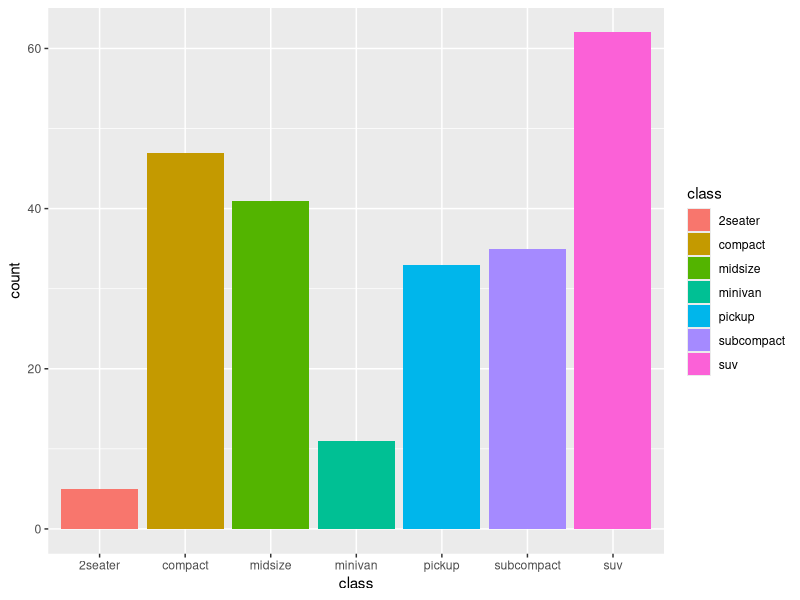
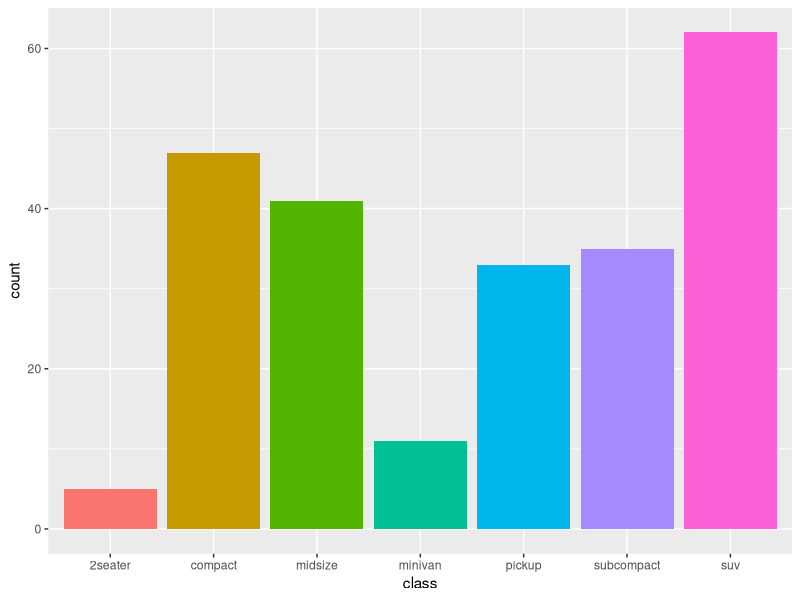
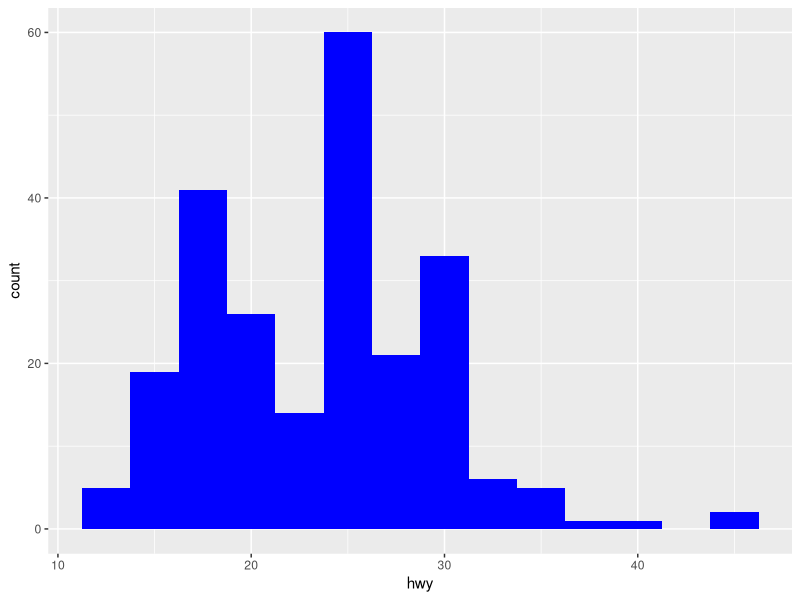
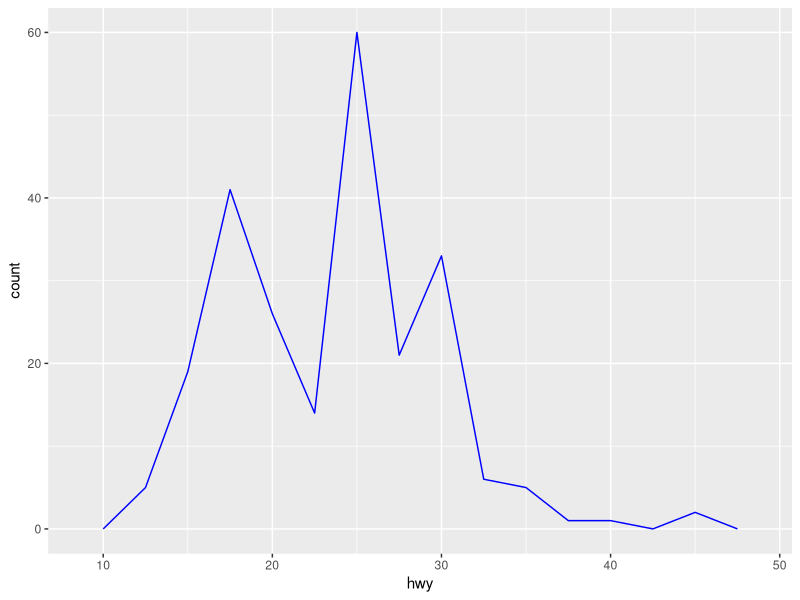
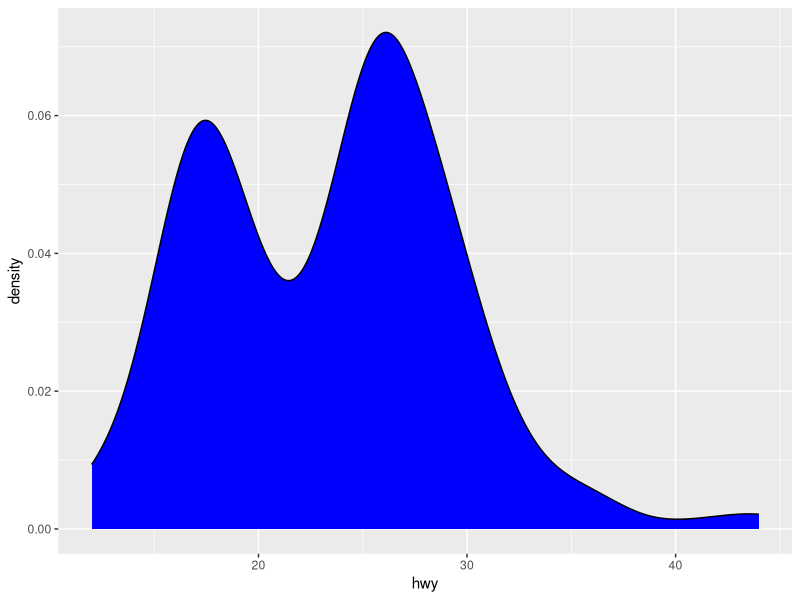
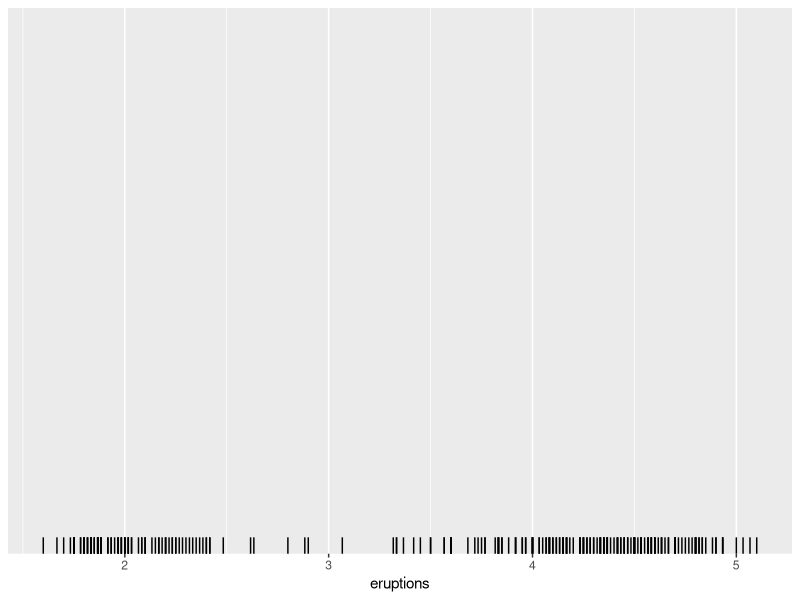
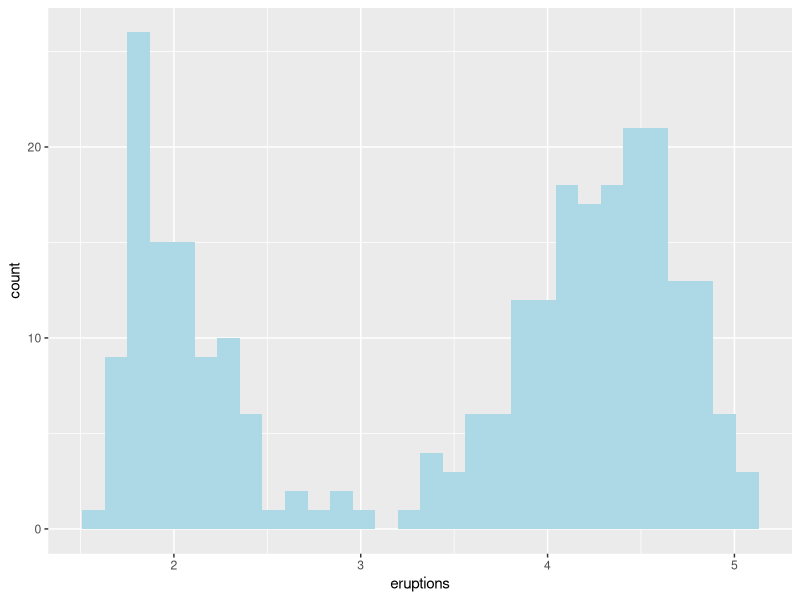
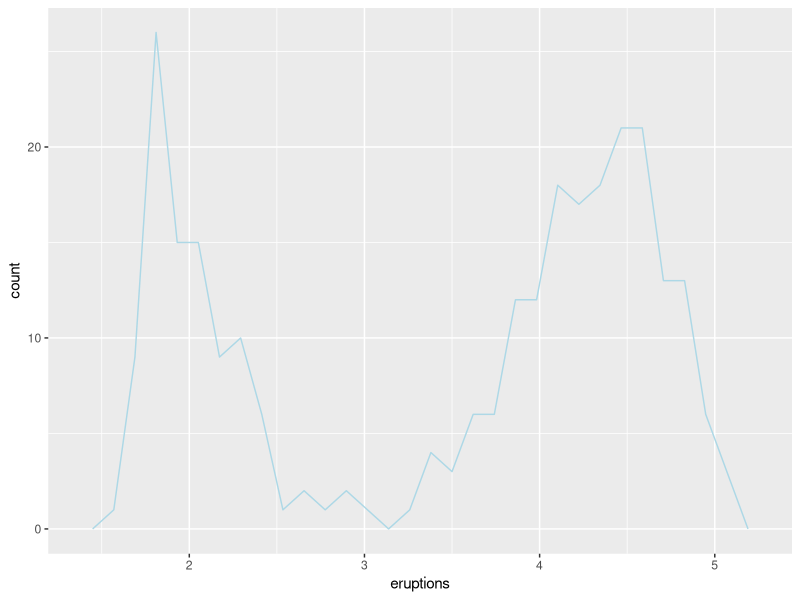

These figures' R source, in order:
## ---- chunk 1
knitr::opts_chunk$set(echo = TRUE)
library(tidyverse)
## ---- chunk 2
ggplot(data = mpg, mapping = aes(x = class, fill = class)) +
  geom_bar()
## ---- chunk 3
class_count <- mpg %>% 
  group_by(class) %>% 
  summarize(count = n())
class_count %>% print()
ggplot(data = class_count, mapping = aes(x = class, y = count, fill = class)) +
  geom_col(show.legend = FALSE)
## ---- chunk 4
ggplot(data = mpg, mapping = aes(x = hwy)) +
  geom_histogram(fill = "blue", binwidth = 2.5)
## ---- chunk 5
ggplot(data = mpg, mapping = aes(x = hwy)) +
  geom_freqpoly(color = "blue", binwidth = 2.5)
## ---- chunk 6
ggplot(data = mpg, mapping = aes(x = hwy)) +
  geom_density(fill = "blue")
## ---- chunk 7
ggplot(data = faithful, mapping = aes(x = eruptions)) +
  geom_rug()
## ---- chunk 8
ggplot(data = faithful, mapping = aes(x = eruptions)) +
  geom_histogram(fill = "lightblue")
ggplot(data = faithful, mapping = aes(x = eruptions)) +
  geom_freqpoly(color = "lightblue")
ggplot(data = faithful, mapping = aes(x = eruptions)) +
  geom_density(fill = "lightblue")
ggplot(data = faithful, mapping = aes(x = eruptions)) +
  geom_rug()
ggplot(data = faithful, mapping = aes(x = eruptions)) +
  geom_histogram(aes(y = stat(density)), fill = "lightgreen") +
  geom_density(fill = "blue", alpha = 0.3) +
  geom_rug(color = "red")
## ---- chunk 9
ggplot(data = mpg, mapping = aes(x = class, y = hwy, fill = class)) +
  geom_violin(show.legend = FALSE)
## ---- chunk 10
ggplot(data = mpg, mapping = aes(x = class, y = hwy, fill = class)) +
  geom_boxplot(show.legend = FALSE)
## ---- chunk 11
ggplot(data = mpg, mapping = aes(x = class, y = hwy, fill = class)) +
  geom_violin(show.legend = FALSE) +
  geom_boxplot(show.legend = FALSE, width = 0.05, fill = "grey")
## ---- chunk 12
ggplot(data = mpg, mapping = aes(x = displ, y = hwy)) +
  geom_point() 
## ---- chunk 13
ggplot(data = mpg, mapping = aes(x = displ, y = hwy)) +
  geom_jitter()
## ---- chunk 14
ggplot(data = mpg, mapping = aes(x = displ, y = hwy)) +
  geom_path()
## ---- chunk 15
ggplot(data = mpg, mapping = aes(x = displ, y = hwy)) +
  geom_line() 
## ---- chunk 16
b <- ggplot(mtcars, aes(wt, mpg)) +
  geom_point()
b

df <- data.frame(x1 = 2.62, x2 = 3.57, y1 = 21.0, y2 = 15.0)
b +
  geom_curve(aes(x = x1, y = y1, xend = x2, yend = y2, colour = "curve"), data = df) +
  geom_segment(aes(x = x1, y = y1, xend = x2, yend = y2, colour = "segment"), data = df)
## ---- chunk 17
# Create the data from for this problem
plot_data <- data.frame(year = time(LakeHuron), level = as.vector(LakeHuron))
ggplot(data = plot_data, mapping = aes(x = year, y = level)) +
  geom_ribbon(mapping = aes(ymin = level - 1, ymax = level + 1),
              fill = "lightblue") +
  geom_path(size = 1, color = "blue")
## ---- chunk 18
ggplot(data = faithful, aes(x = eruptions)) +
  geom_density(fill = "blue")
## ---- chunk 19
ggplot(data = faithful, aes(x = waiting)) +
  geom_density(fill = "blue")
## ---- chunk 20
m <- ggplot(faithful, aes(x = waiting, y = eruptions)) +
 geom_point() +
 ylim(0.5, 6) +
 xlim(40, 110)
print(m)
m + geom_density_2d()
m + stat_density_2d(aes(fill = stat(level)), geom = "polygon")
## ---- chunk 21
ggplot(data = faithfuld, aes(x = waiting, y = eruptions, z = density)) +
  geom_contour()

ggplot(data = faithful, aes(x = waiting, y = eruptions)) +
  geom_density2d()
## ---- chunk 22
ggplot(data = mpg, mapping = aes(sample = hwy)) +
  geom_qq() +
  geom_qq_line()
## ---- chunk 23
crimes <- data.frame(state = tolower(rownames(USArrests)), USArrests)
crimesm <- gather(crimes, key = variable, value = value, -state)
if (require(maps)) {
  states_map <- map_data("state")
  ggplot(crimes, aes(map_id = state)) +
    geom_map(aes(fill = Murder), map = states_map) +
    expand_limits(x = states_map$long, y = states_map$lat)

  last_plot() + coord_map()
  ggplot(crimesm, aes(map_id = state)) +
    geom_map(aes(fill = value), map = states_map) +
    expand_limits(x = states_map$long, y = states_map$lat) +
    facet_wrap(vars(variable))
}
